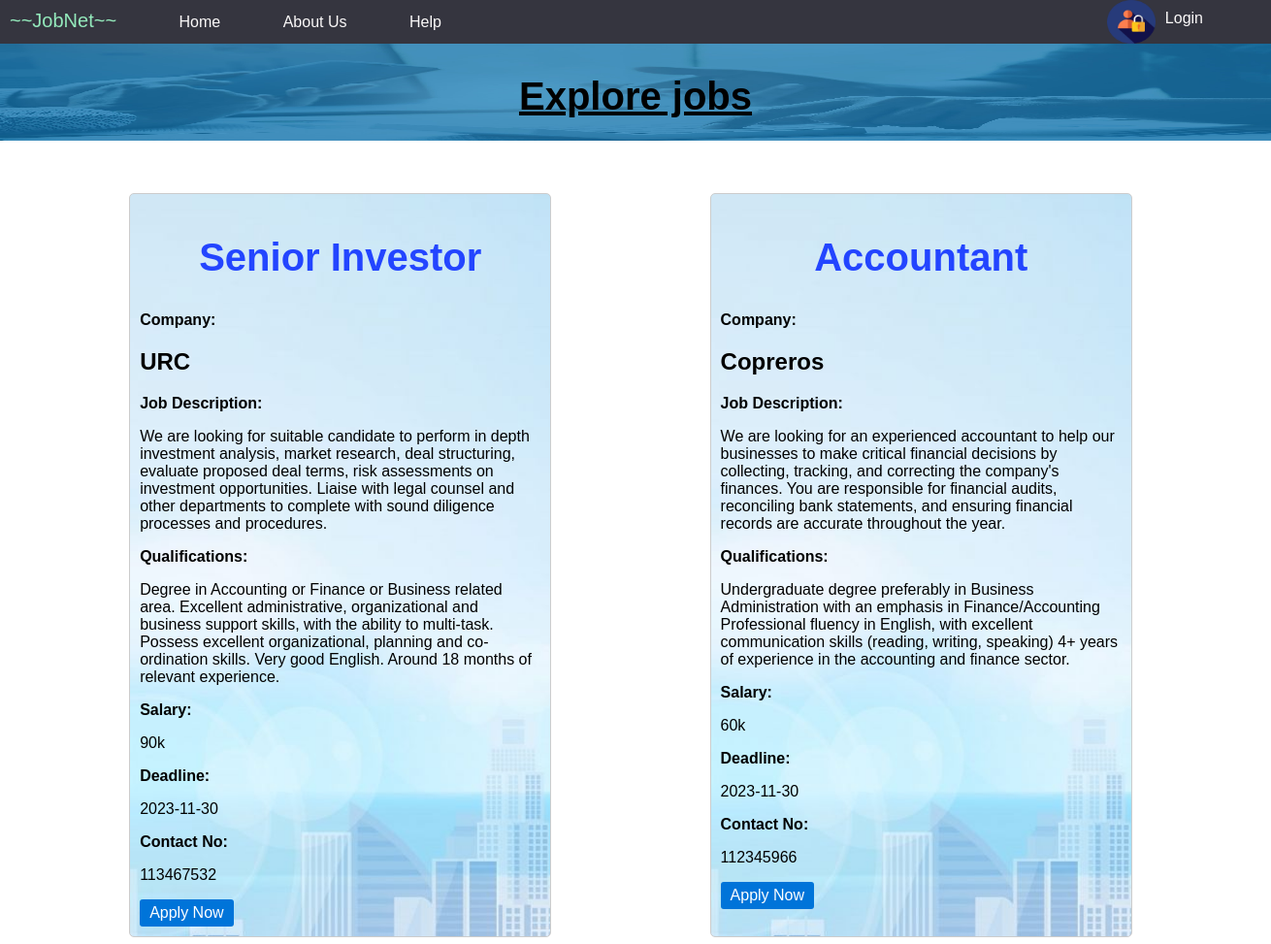
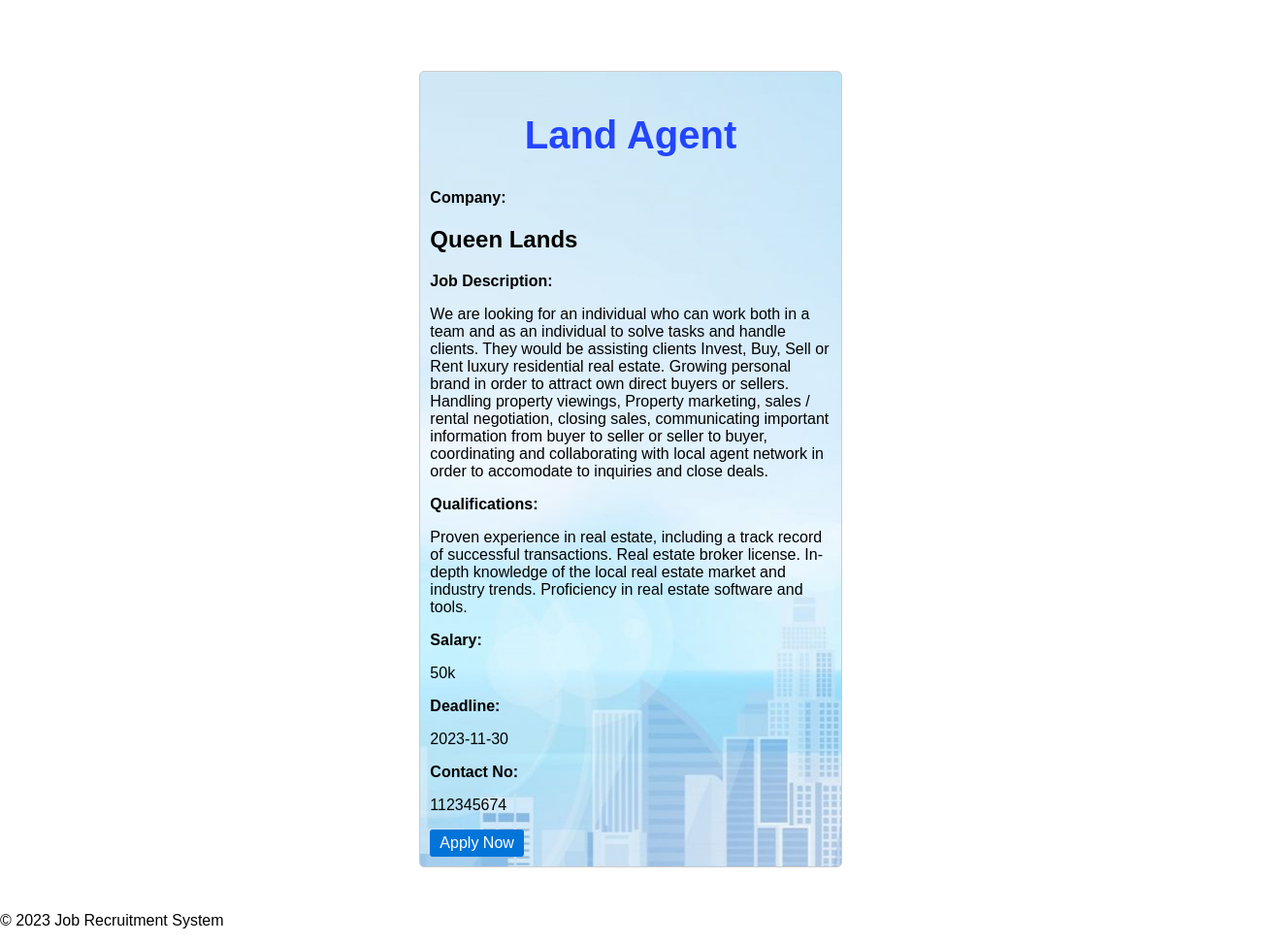
The app's page /home.php with its own data (2 pictures, top to bottom).
### tables this page shows
CREATE TABLE `vacancies` (
  `id` int(11) NOT NULL,
  `job_title` varchar(100) NOT NULL,
  `company` varchar(100) NOT NULL,
  `description` varchar(1000) NOT NULL,
  `qualification` varchar(1000) NOT NULL,
  `salary` varchar(100) NOT NULL,
  `deadline` date NOT NULL,
  `contact` int(11) NOT NULL
);

### home.php (the view, shortened to what this page needs)
<html>
    <head>
        <link rel="stylesheet" type="text/css" href="css/style.css">
        <link rel="stylesheet" type="text/css" href="css/style-2.css">
    </head>
    <body>
        <nav>
            <ul>
                <li class="jobnet">~~JobNet~~</li>
                <li><a href="home.php">Home</a></li>
                <li><a href="About Us.php">About Us</a></li>
                <li><a href="Help.php">Help</a></li>
                <?php
                    include "php/config.php";
                    if (isset($_SESSION['username'])) {
                        $userName = $_SESSION['username'];
                        echo '<li style="float:right">'.'<a href="logout.php">'.'Log out'.'</a>'.'</li>';
                        echo '<li style="float:right">'.$userName.'</li>';
                    }else{
                        echo '<li style="float:right">'.'<a href="index.php">'. 'Login'.'</a>'.'</li>';
                    }
                ?>
                <li style="float:right"><img src="295128.png" alt="" class="login"></li>
            </ul>
        </nav>
        <div>
            <h1 class="headers">Explore jobs</h1>
            <img src="hero03.jpg" alt="" class="header_img">
        </div>
        <div class="card-container">
            <?php
                $sql = "SELECT * FROM vacancies";
                $result = $connection->query($sql);
                if ($result->num_rows > 0) {
                    while ($row = $result->fetch_assoc()) {
                        echo '<div class="card">';
                        echo '<h2 class="titles">' . $row['job_title'] . '</h2>';
                        echo '<p class="topics">' .'Company:'. '</p>';
                        echo '<h2>' . $row['company'] . '</h2>';
                        echo '<p class="topics">' .'Job Description:'. '</p>';
                        echo '<p>' . $row['description'] . '</p>';
                        echo '<p class="topics">' .'Qualifications:'. '</p>';
                        echo '<p>' . $row['qualification'] . '</p>';
                        echo '<p class="topics">' .'Salary:'. '</p>';
                        echo '<p>' . $row['salary'] . '</p>';
                        echo '<p class="topics">' .'Deadline:'. '</p>';
                        echo '<p>' . $row['deadline'] . '</p>';
                        echo '<p class="topics">' .'Contact No:'. '</p>';
                        echo '<p>' . $row['contact'] . '</p>';
                        echo '<div class="button-container">';
                        echo '<a href="apply.php" class="button">Apply Now</a>';
                        echo '</div>';
                        echo '</div>';
                    }
                } else {
                    echo "No data found in the database.";
                }
            ?>
        </div>
        <footer>
            <p>&copy; 2023 Job Recruitment System</p>
        </footer>
    </body>
</html>

### css/style.css (style rules this page uses)
body { font-family: Arial, Helvetica; margin: 0; padding: 0; }
nav { background-color: rgb(53, 53, 63); color: #f7f6f6; text-align: left; height: 50px; }
nav ul { list-style: none; padding: 10px; }
nav li { display: inline; margin-right: 60px; }
nav li a { text-decoration: none; color: #fbf9f9; }
.jobnet { font-size: 20px; font-weight: 3px bold; font-family: 'Arial Narrow Bold', sans-serif; color: rgb(148, 234, 188); }
.card-container { display: flex; flex-wrap: wrap; justify-content: space-between; }
.card { border: 1px solid #ccc; border-radius: 5px; padding: 10px; margin: 10px; width: calc(33.33% - 20px); background-color: #f9f9f9; }
.button { background-color: #0074d9; color: #fff; border: none; padding: 5px 10px; border-radius: 3px; text-decoration: none; display: inline-block; }

### home.php (style rules this page uses)
.card-container { display: flex; justify-content: space-evenly; width: 1300px; position: absolute:; top: 50px; }
.card { border: 1px solid #ccc; border-radius: 5px; padding: 10px; margin: 30px; margin-top: 50px; background-image:url(ads.jpg); }
.titles { text-align: center; color: #2345ff; font-size: 40px; }
.topics { font-weight:bold; }
.button { background-color: #0074d9; color: #fff; border: none; padding: 5px 10px; border-radius: 3px; text-decoration: none; display: inline-block; }
.login { width: 50px; height: 45px; position: absolute; top: 0px; }
.header_img { width: 100%; height: 100px; position: absolute; top: 45px; }
.headers { font-size: 40px; text-align: center; position: relative; z-index: 100; text-decoration: underline; }

### records on screen
vacancies: job_title "Senior Investor", company "URC", description "We are looking for suitable candidate to perform in depth investment analysis, market research, deal structuring, evaluate proposed deal terms, risk assessments on investment opportunities. Liaise with legal counsel and other departments to complete with sound diligence processes and procedures.", qualification "Degree in Accounting or Finance or Business related area. Excellent administrative, organizational and business support skills, with the ability to multi-task. Possess excellent organizational, planning and co-ordination skills. Very good English. Around 18 months of relevant experience.", salary "90k", deadline "2023-11-30", contact "113467532"
vacancies: job_title "Accountant", company "Copreros", description "We are looking for an experienced accountant to help our businesses to make critical financial decisions by collecting, tracking, and correcting the company's finances. You are responsible for financial audits, reconciling bank statements, and ensuring financial records are accurate throughout the year.", qualification "Undergraduate degree preferably in Business Administration with an emphasis in Finance/Accounting Professional fluency in English, with excellent communication skills (reading, writing, speaking) 4+ years of experience in the accounting and finance sector.", salary "60k", deadline "2023-11-30", contact "112345966"
vacancies: job_title "Land Agent", company "Queen Lands", description "We are looking for an individual who can work both in a team and as an individual to solve tasks and handle clients. They would be assisting clients Invest, Buy, Sell or Rent luxury residential real estate. Growing personal brand in order to attract own direct buyers or sellers. Handling property viewings, Property marketing, sales / rental negotiation, closing sales, communicating important information from buyer to seller or seller to buyer, coordinating and collaborating with local agent network in order to accomodate to inquiries and close deals.", qualification "Proven experience in real estate, including a track record of successful transactions. Real estate broker license. In-depth knowledge of the local real estate market and industry trends. Proficiency in real estate software and tools.", salary "50k", deadline "2023-11-30", contact "112345674"
